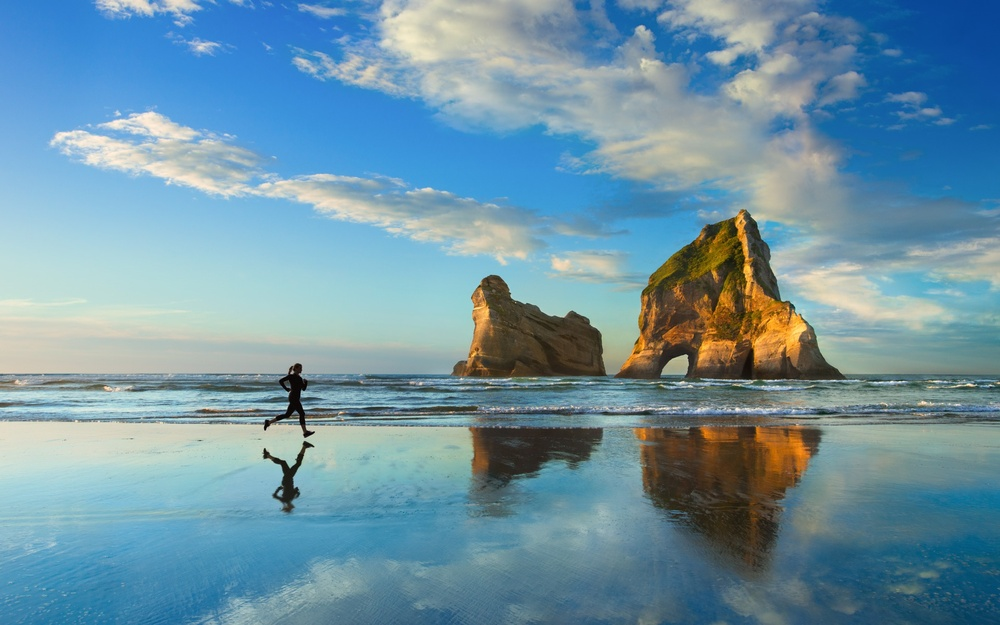
#> input picture Object & Image processing & recognition/CV-2/Resources_1.3/img1.jpg, 1000 x 625 px, shrunk from 1920 x 1200 before the run, found by its file name
$ jupyter execute CV-2.ipynb
#> lines starting #> are read from the running program, lines starting #| are printed output that depends on the picture; long printed decimals are rounded
# Image Histograms

**Objectives:**

* Calculating and plotting image histograms
* Applying histogram equalisation technique to improve the image contrast
* Comparing two images by measuring the similarity between their histograms

## Importing important packages and libraries ##

[cell 1]
# Importing libraries, packages and the image file
import numpy as np
import cv2 as cv
import math

img = cv.imread('D:\Deakin University (Applied AI (Professional)\SIT789 (Applications of Computer Vision and Speech Processing)\Tasks & Assignments\Task-1.3C\Resources_1.3\img1.jpg')
#> img is the input picture: shape (625, 1000, 3); mean B, G, R 164.3, 148, 111.1

## Calculating the histogram for the Blue/Green/Read channel of img ##

### For Blue Channel ###

[cell 2]
hist_blue = cv.calcHist([img],[0],None,[256],[0,256]) #[0] for blue channel
#> hist_blue = 256 values, max 9859 at index 217, min 0 at index 250, mean 2441.4

## Plotting the Histogram (hist_blue) ##

[cell 3]
from matplotlib import pyplot as plt
plt.plot(hist_blue, color = 'b')
plt.xlim([0,256])
plt.savefig('hist_blue.png')
#> figure, not shown here; curve peaks at x = 217, y = 9859
plt.show()

### For Green Channel ###

[cell 4]
hist_green = cv.calcHist([img],[1],None,[256],[0,256]) #[1] for green channel
#> hist_green = 256 values, max 6362 at index 142, min 0 at index 245, mean 2441.4

[cell 5]
plt.plot(hist_green, color = 'g')
plt.xlim([0,256])
plt.savefig('hist_green.png')
#> figure, not shown here; curve peaks at x = 142, y = 6362
plt.show()

### For Red Channel ###

[cell 6]
hist_red = cv.calcHist([img],[2],None,[256],[0,256]) #[2] for red channel
#> hist_red = 256 values, max 6287 at index 57, min 13 at index 1, mean 2441.4

[cell 7]
plt.plot(hist_red, color = 'r')
plt.xlim([0,256])
plt.savefig('hist_red.png')
#> figure, not shown here; curve peaks at x = 57, y = 6287
plt.show()

## Histogram equalisation ##

Histogram equalisation is a technique used to improve the quality of images by avoiding inequality in the distribution of intensity, i.e., preventing large portions of the same intensity. To better observe the effect of histogram equalisation, we will work on the grayscale version of img.

### We first convert img to its grayscale version ###

[cell 8]
img_gray = cv.cvtColor(img, cv.COLOR_BGR2GRAY)
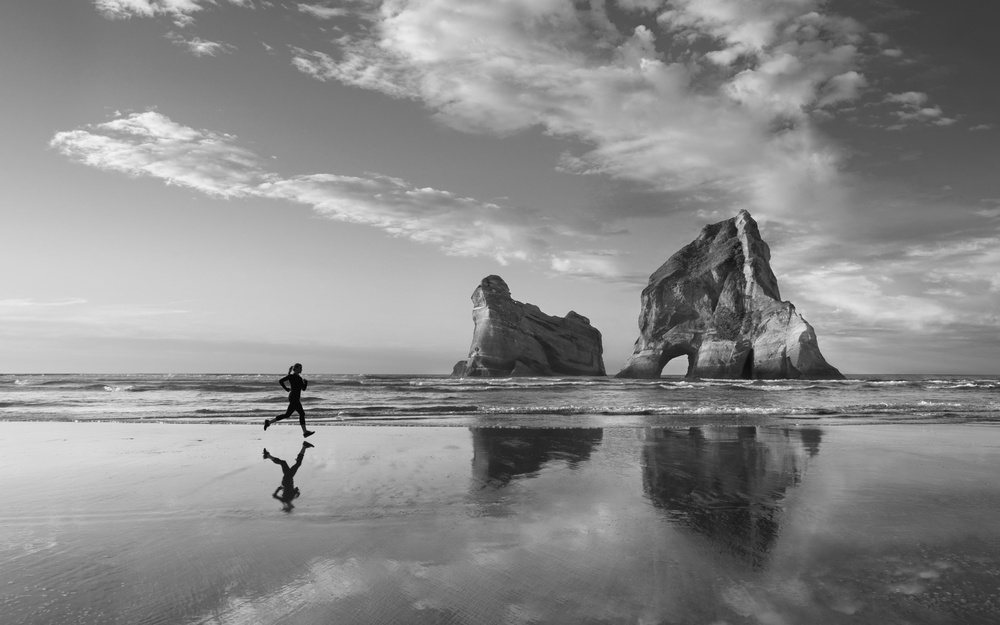
#> img_gray: shape (625, 1000); min 0, max 247, mean 138.8

### Calculating and plotting the histogram of 'img_gray' ###

[cell 9]
hist_gray = cv.calcHist([img_gray],[0],None,[256],[0,256])
#> hist_gray = 256 values, max 6552 at index 124, min 0 at index 245, mean 2441.4
plt.plot(hist_gray)
plt.xlim([0,256])
plt.savefig('hist_gray.png')
#> figure, not shown here; curve peaks at x = 124, y = 6552
plt.show()

### Calculating the cummulative distribution of intensity of 'img_gray' by defining the function 'getCummulativeDis' ###

[cell 10]
def getCummulativeDis(hist):
    c = [] #cummulative distribution
    s = 0
    for i in range(0, len(hist)): # len(hist)= 256 bits, rane(0,len(hist))= [0, 255], rane(a,b)= [a, b-1]
        s = s + hist[i]
        c.append(s)
#> this loop made 256 passes
#> s on passes 1 to 3: [1], [12], [20]
#> after the loop, c = 256 items, first 6: [1], [12], [20], [37], [57], [75]; s = [625000]
    return c

### Then calling this function and plotting the returned cummulative distribution ###

[cell 11]
c = getCummulativeDis(hist_gray)
plt.plot(c, label = 'Cummulative distribution', color = 'r')
plt.legend(loc="upper left")
plt.xlim([0,256])
plt.savefig('cummulative_gray.png')
#> figure, not shown here; curve peaks at x = 247, y = 625000
plt.show()

### Applying histogram euqualisation on 'img_gray' ###

[cell 12]
img_equ = cv.equalizeHist(img_gray)
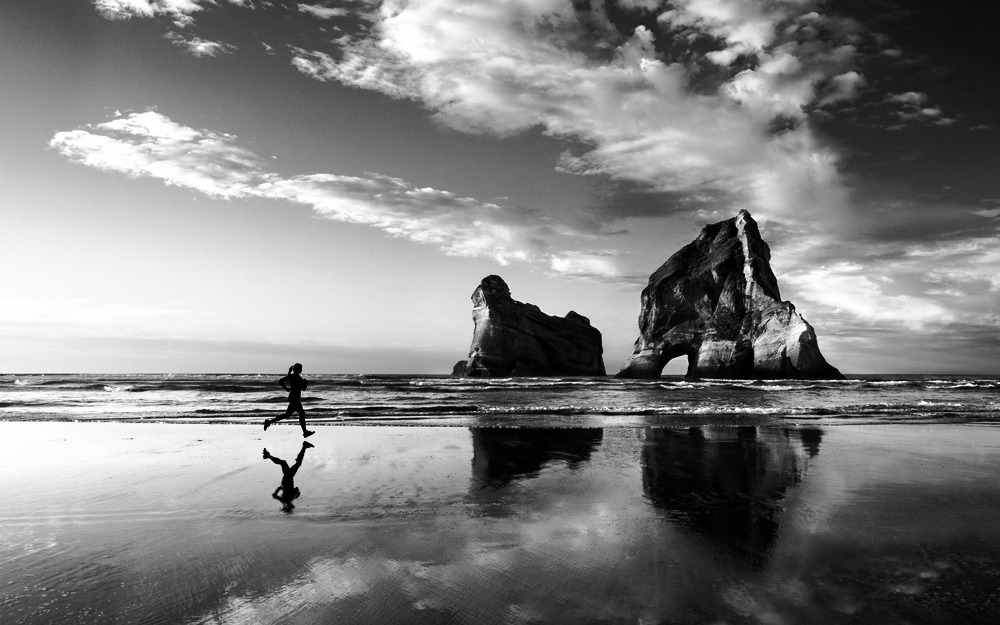
#> img_equ: shape (625, 1000); min 0, max 255, mean 128.3

### Plotting histogram of 'img_equ' ###

[cell 13]
hist_equ = cv.calcHist([img_equ],[0],None,[256],[0,256])
#> hist_equ = 256 values, max 6552 at index 95, min 0 at index 25, mean 2441.4
plt.plot(hist_equ)
plt.xlim([0,256])
plt.savefig('hist_equ.png')
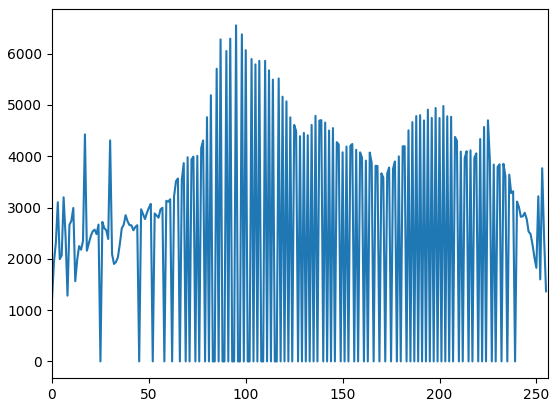
#> figure drawn by matplotlib, 1 panel; curve peaks at x = 95, y = 6552
plt.show()

### Calculating and plotting the cummulative distribution of intensity of 'img_equ' ###

[cell 14]
c_equ = getCummulativeDis(hist_equ)
#> the loop in getCummulativeDis (call 2), `for i in range(0, len(hist)):` made 256 passes
#> s on passes 1 to 3: [1206], [3139], [5458]
#> c_equ = 256 items, first 6: [1206], [3139], [5458], [8562], [10556], [12623]
plt.plot(c_equ, label = 'Cummulative distribution after histogram equalisation', color = 'r')
plt.legend(loc="upper left")
plt.xlim([0,256])
plt.savefig('cummulative_equ.png')
#> figure, not shown here; curve peaks at x = 255, y = 625000
plt.show()

### Visually comparing 'img_gray' and its histogram equalised version (img_equ), we stack both the original and the histogram equalised version into a new image and save it to 'img_equalisation.png' ###

[cell 15]
img_equalisation = np.hstack((img_gray, img_equ)) #stacking images side-by-side
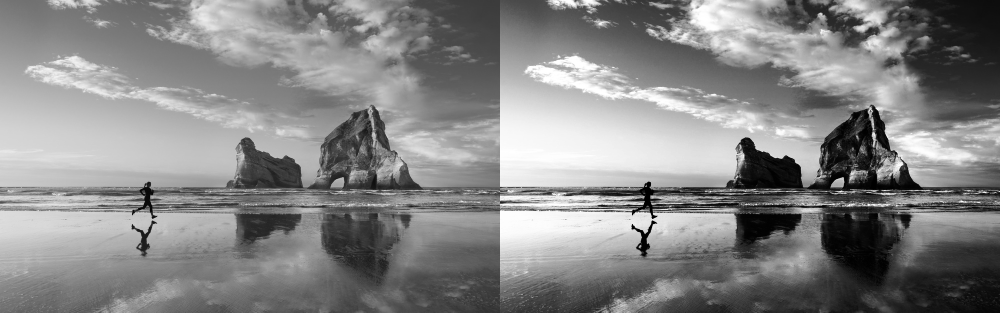
#> img_equalisation: shape (625, 2000) (shown at 1/2 size); min 0, max 255, mean 133.6
cv.imwrite('img_equalisation.png', img_equalisation) #writing the stacked image to file
#> Out = True

## Comparing images via their histograms

### Calculating both χ2 distance and KL-divergence between images in the supplied resources (i.e., img1.jpg vs img2.jpg, img1.jpg vs img3.jpg, and img2.jpg vs img3.jpg). ###

[cell 16]
img11 = cv.imread('D:\Deakin University (Applied AI (Professional)\SIT789 (Applications of Computer Vision and Speech Processing)\Tasks & Assignments\Task-1.3C\Resources_1.3\img1.jpg')

[cell 17]
img_gray11 = cv.cvtColor(img11, cv.COLOR_BGR2GRAY)

[cell 18]
hist_gray11 = cv.calcHist([img_gray11],[0],None,[256],[0,256])
#> hist_gray11 has the same summary as hist_gray
plt.plot(hist_gray11)
plt.xlim([0,256])
plt.show()

[cell 19]
img12 = cv.imread('D:\Deakin University (Applied AI (Professional)\SIT789 (Applications of Computer Vision and Speech Processing)\Tasks & Assignments\Task-1.3C\Resources_1.3\img2.jpg')
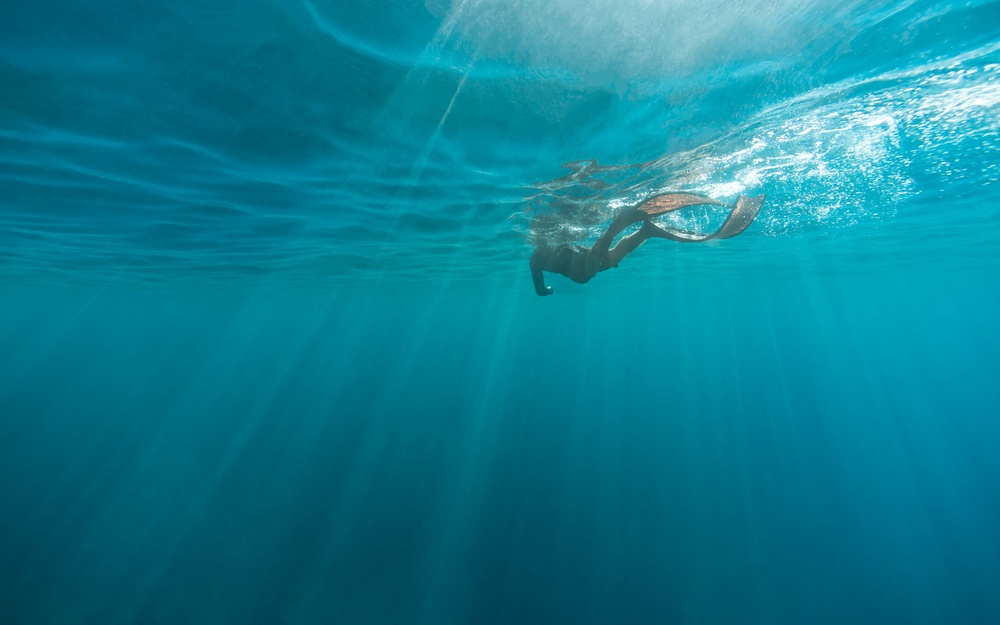
#> input picture Object & Image processing & recognition/CV-2/Resources_1.3/img2.jpg, 1000 x 625 px, shrunk from 1920 x 1200 before the run, found by its file name
#> img12 is the input picture: shape (625, 1000, 3); mean B, G, R 145.5, 125.2, 13.6

[cell 20]
img_gray12 = cv.cvtColor(img12, cv.COLOR_BGR2GRAY)
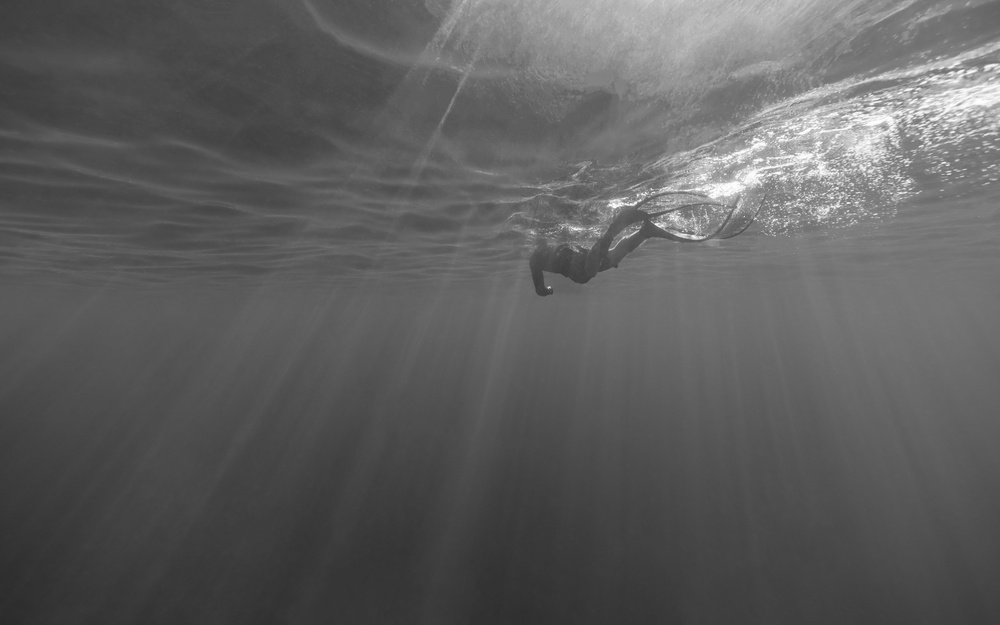
#> img_gray12: shape (625, 1000); min 42, max 255, mean 94.1

[cell 21]
hist_gray12 = cv.calcHist([img_gray12],[0],None,[256],[0,256])
#> hist_gray12 = 256 values, max 13109 at index 74, min 0 at index 0, mean 2441.4
plt.plot(hist_gray12)
plt.xlim([0,256])
plt.show()
#> figure, not shown here; curve peaks at x = 74, y = 13109

[cell 22]
img13 = cv.imread("D:\Deakin University (Applied AI (Professional)\SIT789 (Applications of Computer Vision and Speech Processing)\Tasks & Assignments\Task-1.3C\Resources_1.3\img3.jpg")
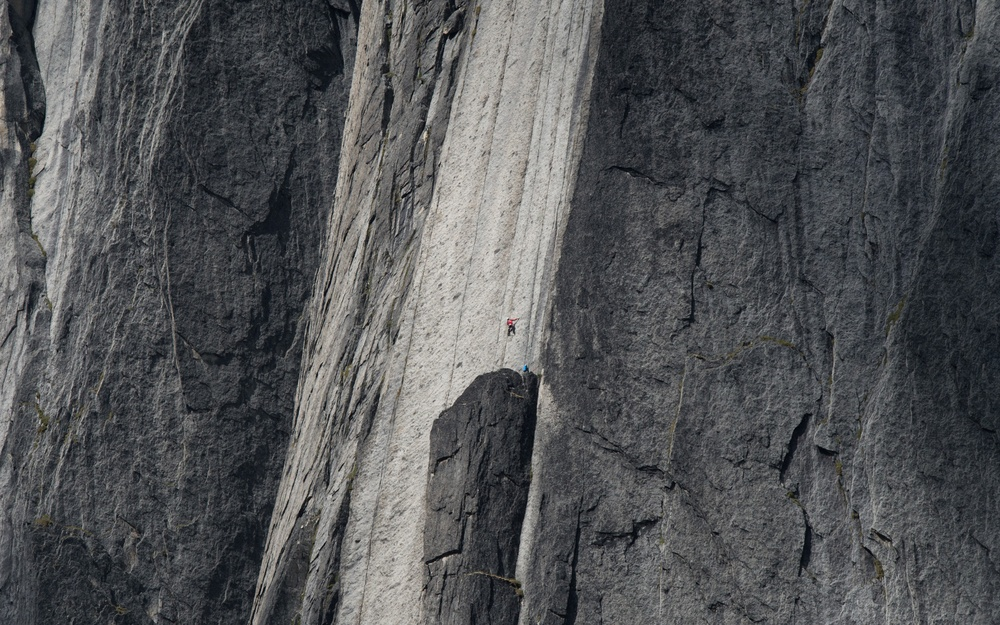
#> input picture Object & Image processing & recognition/CV-2/Resources_1.3/img3.jpg, 1000 x 625 px, shrunk from 1920 x 1200 before the run, found by its file name
#> img13 is the input picture: shape (625, 1000, 3); mean B, G, R 85.4, 83.4, 81.9

[cell 23]
img_gray13 = cv.cvtColor(img13, cv.COLOR_BGR2GRAY)

[cell 24]
hist_gray13 = cv.calcHist([img_gray13],[0],None,[256],[0,256])
#> hist_gray13 = 256 values, max 7943 at index 61, min 0 at index 0, mean 2441.4
plt.plot(hist_gray13)
plt.xlim([0,256])
plt.show()
#> figure, not shown here; curve peaks at x = 61, y = 7943

### Chi-square distance between the Histograms ###

[cell 25]
def chi_square(hist1, hist2):
    result = 0
    n = len(hist1)
#> n = 256
    for i in range(0, n):
        result+= ((hist1[i] - hist2[i]) ** 2) / (hist1[i] + hist2[i] + 0.00001)
#> this loop made 256 passes
#> after the loop, result = [422067.5]
    return result

[cell 26]
Match1 = chi_square(hist_gray11, hist_gray12)
#> Match1 = [422067.5]
print(Match1)
#| [422067.53]

[cell 27]
Match2 = chi_square(hist_gray11, hist_gray13)
#> the loop in chi_square (call 2), `for i in range(0, n):` made 256 passes
#> result on passes 1 to 3: [1], [3.25], [4.58]
#> Match2 = [397749.9]
print(Match2)
#| [397749.9]

[cell 28]
Match3 = chi_square(hist_gray12, hist_gray13)
#> Match3 = [217202.9]
print(Match3)
#| [217202.9]

### Normalization Function ###

[cell 29]
def normalise(hist):
    n = []
    s = 0
    for i in range(len(hist)):
        s = s + hist[i]
#> after the loop, s = [625000]
    for i in range(len(hist)):
        hist[i] = hist[i] / s
#> after the loop, hist = 256 values, max 0.0105 at index 124, min 0 at index 245, mean 0.00391
    return n

### Normalizing the histogram (hist_gray11) ###

[cell 30]
n = normalise(hist_gray11)
#> n = []
plt.plot(hist_gray11)
plt.xlim([0,256])
plt.show()
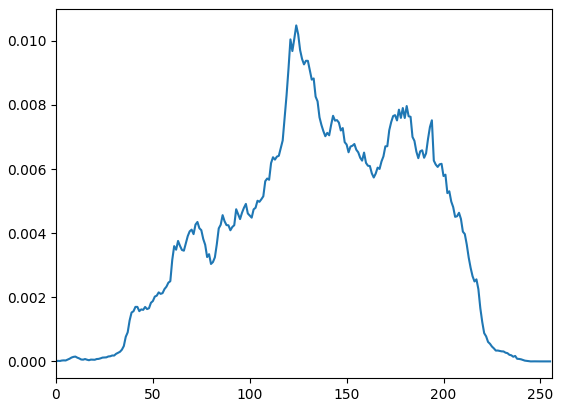
#> figure drawn by matplotlib, 1 panel; curve peaks at x = 124, y = 0.0105

### Normalizing the histogram(hist_gray12) ###

[cell 31]
n = normalise(hist_gray12)
#> the loop in normalise (call 2), `for i in range(len(hist)):` made 256 passes
#> s on passes 1 to 3: [0], [0], [0]
plt.plot(hist_gray12)
plt.xlim([0,256])
plt.show()
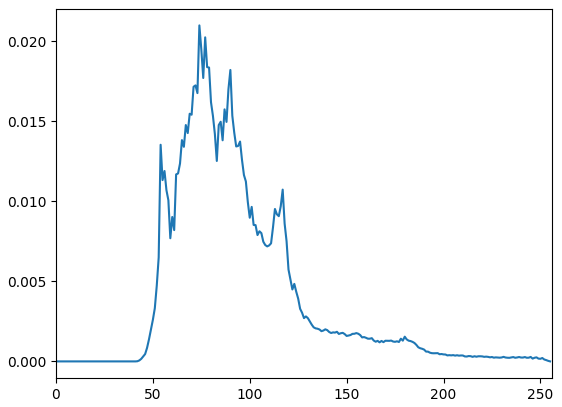
#> figure drawn by matplotlib, 1 panel; curve peaks at x = 74, y = 0.021

### Normalizing the histogram(hist_gray13) ###

[cell 32]
n = normalise(hist_gray13)
plt.plot(hist_gray13)
plt.xlim([0,256])
plt.show()
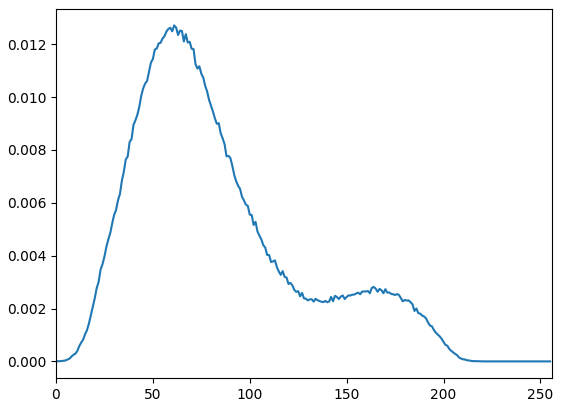
#> figure drawn by matplotlib, 1 panel; curve peaks at x = 61, y = 0.0127

### KL Divergence between the Histograms ###

[cell 33]
def KL_div(hist1, hist2):
    klresult = 0
    n = len(hist1)
#> n = 256
    for i in range(0, n):
        klresult += hist1[i]*math.log((hist1[i] + 0.000001)/(hist2[i] + 0.000001))
#> this loop made 256 passes
#> klresult on passes 1 to 3: [1.53e-06], [5.3e-05], [8.66e-05]
#> after the loop, klresult = [0.937]
    return klresult

[cell 34]
Match4 = KL_div(hist_gray11, hist_gray12) + KL_div(hist_gray12, hist_gray11)
#> the loop in KL_div (call 2), `for i in range(0, n):` made 256 passes
#> Match4 = [1.71]
print(Match4)
#| [1.709]

[cell 35]
Match5 = KL_div(hist_gray11, hist_gray13) + KL_div(hist_gray13, hist_gray11)
print(Match5)
#| [1.705]

[cell 36]
Match6 = KL_div(hist_gray12, hist_gray13) + KL_div(hist_gray13, hist_gray12)
print(Match6)
#| [1.783]
